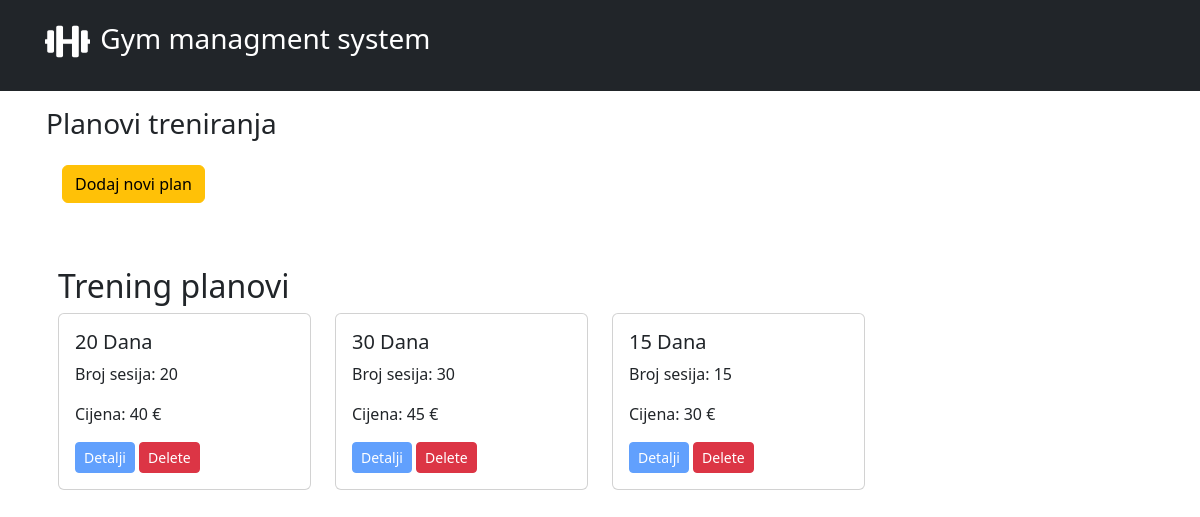
Screenshot of /plans/index.php with the database file from the repository.
### tables this page shows
CREATE TABLE `training_plans` (
  `plan_id` int(11) NOT NULL,
  `name` varchar(255) DEFAULT NULL,
  `sessions` int(11) DEFAULT NULL,
  `price` int(20) DEFAULT NULL,
  `created_at` date DEFAULT NULL
);

### plans/index.php (called while the page is built)
<?php
require_once '../../gym/config.php';
$sql = "SELECT * FROM training_plans";
$res = mysqli_query($conn,$sql);
$allPlans = mysqli_fetch_all($res,MYSQLI_ASSOC);
require '../../gym/views/plans.view.php';

### views/plans.view.php (the view, shortened to what this page needs)
<?php
require_once("partials/header.php");
?>
<h3>Planovi treniranja</h3>  <a href="../../gym/plans/add-new-plan.php" class="btn btn-warning m-3">Dodaj novi plan</a>
<div class="container mt-5">
        <h2>Trening planovi</h2>
        <div class="row">
            <?php foreach($allPlans as $plan): ?>
            <div class="col-md-3 mb-3">
                <div class="card h-100">
                    <div class="card-body">
                        <h5 class="card-title"><?= $plan['name'] ?></h5>
                        <p class="card-text">Broj sesija: <?= $plan['sessions'] ?></p>
                        <p class="card-text">Cijena: <?= $plan['price'] ?> €</p>
                        <a href="#" class="btn btn-primary btn-sm disabled">Detalji</a>
                        <a href="../../gym/services/delete-plan.service.php?did=<?= $plan['plan_id']; ?>" class="btn btn-danger btn-sm">Delete</a>
                    </div>
                </div>
            </div><?php endforeach; ?>
        </div>
    </div>
<?php require_once("partials/footer.php");
 ?>

### rows the page displays
training_plans: name "20 Dana", sessions "20", price "40"
training_plans: name "30 Dana", sessions "30", price "45"
training_plans: name "15 Dana", sessions "15", price "30"
